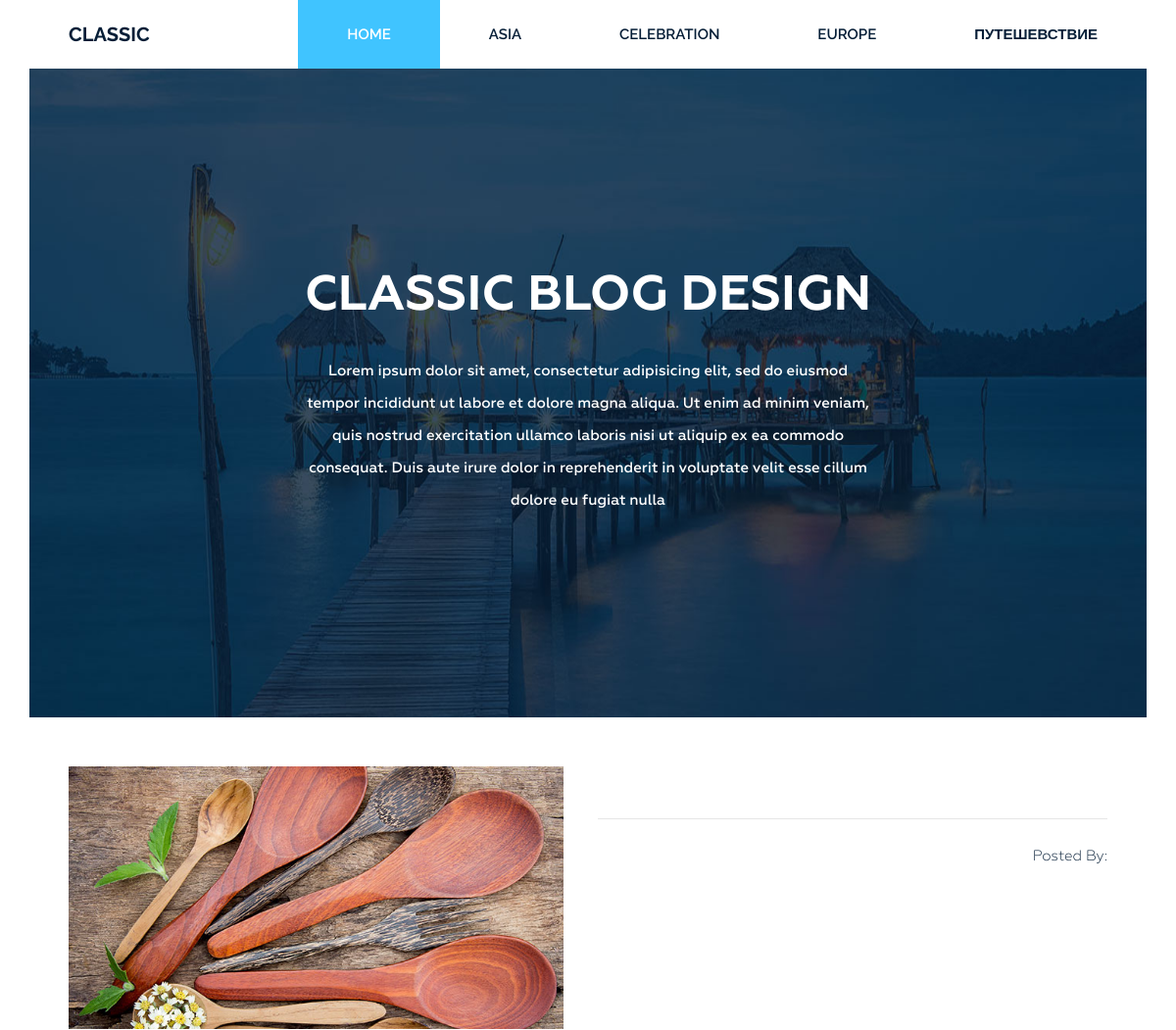
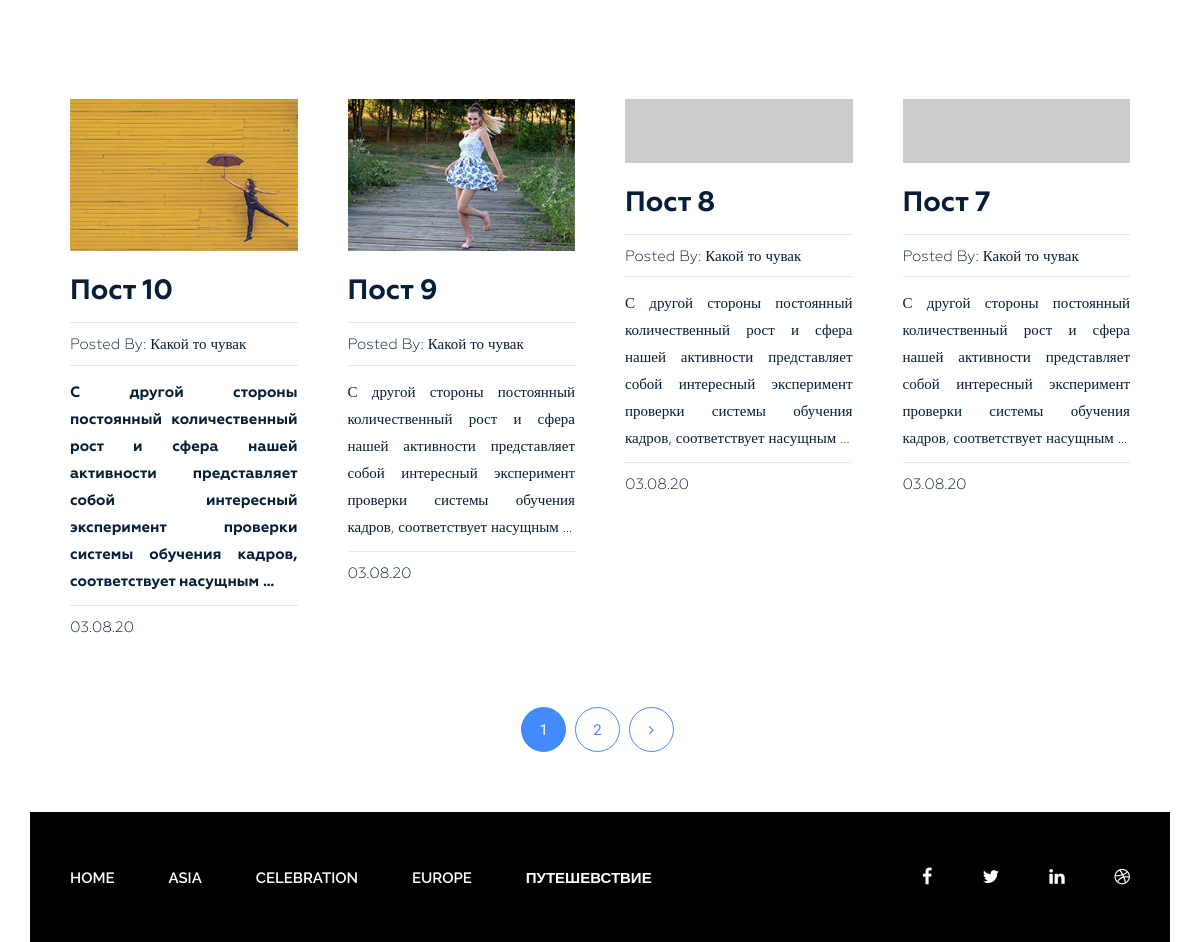
The page / on the database its author committed (2 pictures, top to bottom).
### blog/models.py (models this page shows, shortened)
class Category(models.Model):
    title = models.CharField(max_length=255)
    slug = models.SlugField(max_length=200, verbose_name='Url', unique=True)
    def get_absolute_url(self):
        return reverse('category', kwargs={'slug': self.slug})
    class Meta:
        verbose_name = 'Категория(ю)'
        verbose_name_plural = 'Категории(ю)'
        ordering = ['title']

class Post(models.Model):
    title = models.CharField(max_length=255, verbose_name='Название')
    slug = models.SlugField(max_length=50, verbose_name='Url', unique=True)
    author = models.CharField(max_length=50, verbose_name='Автор')
    content = models.TextField(blank=True, verbose_name='Текст')
    created_at = models.DateTimeField(auto_now_add=True, verbose_name='Опублевованно')
    photo = models.ImageField(upload_to='photo/%Y/%m/%d',blank=True, verbose_name='Фото')
    views = models.IntegerField(default=0, verbose_name='Просмотры')
    category = models.ForeignKey(Category, on_delete=models.PROTECT, verbose_name='Категории', related_name='posts')
    tags = models.ManyToManyField(Tag, blank=True, related_name='posts', verbose_name='Теги')
    def get_absolute_url(self):
        return reverse('post', kwargs={'slug': self.slug})
    class Meta:
        verbose_name = 'Пост'
        verbose_name_plural = 'Посты'
        ordering = ['-created_at']

### blog/views.py (the view)
# urls.py: path('', Home.as_view(), name='home'),
class Home(ListView):
    model = Post
    template_name = 'blog/index.html'
    context_object_name = 'posts'
    paginate_by = 4
    def get_context_data(self, *, object_list=None, **kwargs):
        context = super().get_context_data(**kwargs)
        context['title'] = 'You are greet'
        return context

### blog/templatetags/menu.py (called while the page is built)
@register.inclusion_tag('blog/menu_tpl.html')
def show_menu(menu_class='menu'):
    categories = Category.objects.all()
    return {'categories': categories, 'menu_class': menu_class}

### blog/templates/blog/index.html (shortened to what this page needs)
{% extends 'base.html' %}
{% load static %}
{% block content %}
<section class="bg-text-area">
    <div class="container">
        <div class="row">
            <div class="col-md-12">
                <div class="bg-text">
                    <h3>Classic BLOG Design</h3>
                    <p>Lorem ipsum dolor sit amet, consectetur adipisicing elit, sed do eiusmod tempor incididunt ut
                        labore et dolore magna aliqua. Ut enim ad minim veniam, quis nostrud exercitation ullamco
                        laboris nisi ut aliquip ex ea commodo consequat. Duis aute irure dolor in reprehenderit in
                        voluptate velit esse cillum dolore eu fugiat nulla </p>
                </div>
            </div>
        </div>
    </div>
</section>
<section class="blog-post-area">
    <div class="container">
        <div class="row">
            <div class="blog-post-area-style">
                <div class="col-md-12">
                   <div class="single-post-big">
                       <div class="big-image">
                           <img src="{% static 'img/post-image1.jpg' %}" alt="">
                       </div>
                       <div class="big-text">
                           <p>{{  single.content  }}</p>
                           <h4>
                               <span class="author">Posted By:
                               </span>
                           </h4>
                       </div>
                   </div>
                </div>
                {% for post in posts %}
                <div class="col-md-3">
                    <div class="single-post">
                        {% if post.photo %}
                        <img src="{{ post.photo.url  }}" alt="{{ post.title }}">
                        {% else %}
                        <img src="http://picsum.photos/id/1060/300/201?blir-2" alt="{{ post.title }}">
                        {% endif %}
                        <h3><a href="{{ post.get_absolute_url }}">{{ post.title }}</a></h3>
                        <h4><span>Posted By: <span class="author-name">{{ post.author }}</span></span>
                        </h4>
                            {{ post.content|safe|truncatewords_html:20 }}
                        <h4><span>{{ post.created_at|date:"d.m.y" }}</span></h4>
                    </div>
                </div>
                {% endfor %}
            </div>
        </div>
    </div>
    {% include 'inc/_pagination.html' %}
</section>
{% endblock %}

### templates/base.html (shortened to what this page needs)
<!DOCTYPE html>
{% load static %}
{% load cache %}
<html lang="en">
<head>
    <link rel="stylesheet" href="{% static 'css/bootstrap.css' %}">
    <link rel="stylesheet" href="{% static 'css/font-awesome.min.css' %}">
    <link rel="stylesheet" href="{% static 'css/owl.carousel.min.css' %}">
    <link rel="stylesheet" href="{% static 'css/owl.theme.default.min.css' %}">
    <link rel="stylesheet" href="{% static 'style.css' %}">
    <link rel="stylesheet" href="{% static 'responsive.css' %}">
</head>
<body>
    <div class="wrapper">
        {% include 'inc/_header.html' %}
        {% block content %}{% endblock %}
        {% include 'inc/_footer.html' %}
    </div>
</body>
</html>

### templates/inc/_header.html
{% load menu %}
<header class="header">
    <div class="container">
        <div class="row">
            <div class="col-md-2">
                <div class="logo">
                    <h2><a href="{% url 'home' %}">Classic</a></h2>
                </div>
            </div>
            <div class="col-md-10">
                {% show_menu %}
            </div>
        </div>
    </div>
</header>

### blog/templates/blog/menu_tpl.html
<div class="{{ menu_class }}">
    <ul>
        <li><a href="{% url 'home' %}">Home</a></li>
        {% for item in categories %}
        <li><a href="{{ item.get_absolute_url }}">{{ item.title }}</a></li>
        {% endfor %}
    </ul>
</div>

### templates/inc/_pagination.html (shortened to what this page needs)
{% if page_obj.has_other_pages %}
<div class="pegination">
    <div class="nav-links">
        {% for p in page_obj.paginator.page_range %}
            {% if page_obj.number == p %}
            <span class="page-numbers current">{{ p }}</span>
            {% elif p > page_obj.number|add:-3 and p < page_obj.number|add:3 %}
            <a class="page-numbers" href="?{{ s }}page={{ p }}">{{ p }}</a>
            {% endif %}
        {% endfor %}
        {% if page_obj.has_next %}
        <a class="page-numbers" href="?{{ s }}page={{ page_obj.next_page_number }}"><i class="fa fa-angle-right" aria-hidden="true"></i></a>
        {% endif %}
    </div>
</div>
{% endif %}

### templates/inc/_footer.html
{% load menu %}
<footer class="footer">
    <div class="container">
        <div class="row">
            <div class="col-md-12">
                <div class="footer-bg">
                    <div class="row">
                        <div class="col-md-9">
                            <div class="footer-menu">
                                {% show_menu 'footer-menu' %}
                            </div>
                        </div>
                        <div class="col-md-3">
                            <div class="footer-icon">
                                <p><a href="#"><i class="fa fa-facebook" aria-hidden="true"></i></a><a href="#"><i
                                        class="fa fa-twitter" aria-hidden="true"></i></a><a href="#"><i
                                        class="fa fa-linkedin" aria-hidden="true"></i></a><a href="#"><i
                                        class="fa fa-dribbble" aria-hidden="true"></i></a></p>
                            </div>
                        </div>
                    </div>
                </div>
            </div>
        </div>
    </div>
</footer>

### rows shown on the page
Category: title "ASIA"
Category: title "CELEBRATION"
Category: title "EUROPE"
Category: title "ПУТЕШЕВСТВИЕ"
Post: photo (picture), title "Пост 10", author "Какой то чувак", content "С другой стороны постоянный количественный рост и сфера нашей активности представляет собой интересный эксперимент проверки системы обучения кадров, соответствует насущным …", created_at "03.08.20"
Post: photo (picture), title "Пост 9", author "Какой то чувак", content "С другой стороны постоянный количественный рост и сфера нашей активности представляет собой интересный эксперимент проверки системы обучения кадров, соответствует насущным …", created_at "03.08.20"
Post: title "Пост 8", author "Какой то чувак", content "С другой стороны постоянный количественный рост и сфера нашей активности представляет собой интересный эксперимент проверки системы обучения кадров, соответствует насущным …", created_at "03.08.20"
Post: title "Пост 7", author "Какой то чувак", content "С другой стороны постоянный количественный рост и сфера нашей активности представляет собой интересный эксперимент проверки системы обучения кадров, соответствует насущным …", created_at "03.08.20"

### other values the page prints
{{ p }} "1"
{{ p }} "2"
